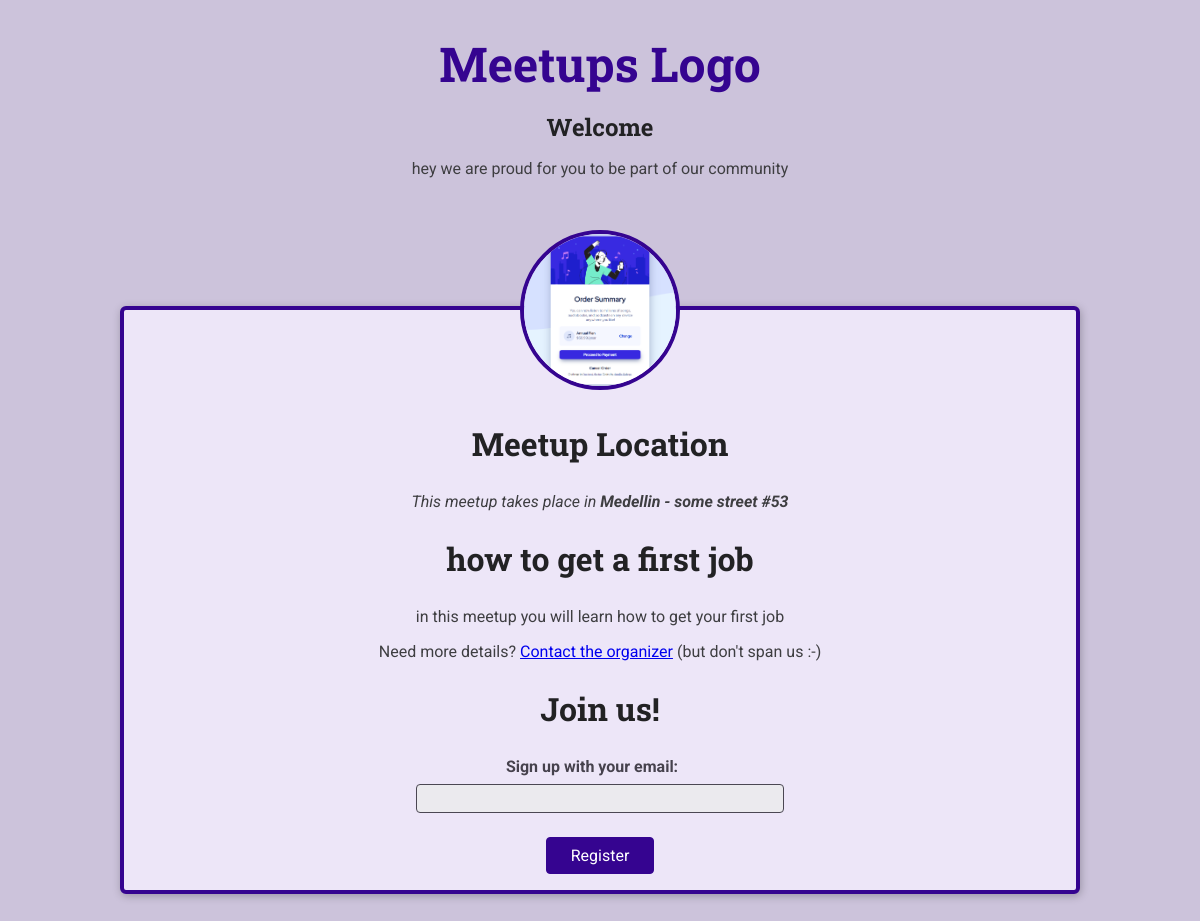
Screenshot of /meetup/how-to-get-a-first-job/ with the database file from the repository.
### meetups/models.py (models this page shows, shortened)
class Meetup(models.Model):
    title = models.CharField(max_length=255)
    organizer_email = models.EmailField(max_length=255)
    date = models.DateField(null=True)
    slug = models.SlugField(unique=True)
    description = models.TextField()
    img = models.ImageField(upload_to='images')
    location = models.ForeignKey(Locations, on_delete=models.CASCADE)
    participants = models.ManyToManyField(Participant, blank=True)

class Locations(models.Model):
    name = models.CharField(max_length = 200)
    address = models.CharField(max_length = 300)
    def __str__(self):
        return f'{self.name} - {self.address}'

### meetups/views.py (the view, shortened to what this page needs)
# urls.py: path('meetup/<slug:meetup_slug>/', views.more_details, name='meetup-detail'),
def more_details(request, meetup_slug):
    try:
        meetups_info = Meetup.objects.get(slug = meetup_slug)
        if request.method == 'GET':
            registration_form = RegistrationForm()
            return render(request, 'meetups/more_details.html', {
                'meetups_info': meetups_info,
                'form': registration_form
                })
        return render(request, 'meetups/more_details.html', {
            'meetups_info': meetups_info,
            'form': registration_form
            })
    except Exception as e:
        print(e)

### meetups/forms.py
class RegistrationForm(forms.Form):
    email = forms.EmailField(label='Sign up with your email')

### meetups/templates/meetups/more_details.html (shortened to what this page needs)
{% extends 'meetups/bases/base.html' %}
{% load static %}
{% block css_link %}<link rel="stylesheet" href="{% static 'meetups/styles/meetup-detail.css' %}">{% endblock %}
{% block main_title %}Welcome {% endblock %}
{% block description %}hey we are proud for you to be part of our community{% endblock %}
{% block main_body %}
    <article>
        <img id='main-image' src="{{ meetups_info.img.url }}" alt="{{ meetups_info.title }}">
        <section>
            <h2>Meetup Location</h2>
            <address>This meetup takes place in <span>{{ meetups_info.location }}</span> {{ meetups_info.address }}</address>
        </section>
        <section class="details">
            <h2>{{ meetups_info.title }}</h2>
            <p>{{ meetups_info.description }}</p>
            <footer>
                <p>Need more details? <a href="mailto:{{ meetups_info.organizer_email }}">Contact the organizer</a> (but don't span us :-)</p>
            </footer>
        </section>
        <section id='registration'>
            <h2>Join us!</h2>
            <form action="{% url 'meetup-detail' meetups_info.slug %}" method="post">
                <ul>
                    {{ form.as_ul }}
                </ul>
                <div id='registration-actions'>
                    <button type="submit">Register</button>
                </div>
            </form>
        </section>
    </article>
{% endblock %}

### meetups/static/meetups/styles/base.css (style rules this page uses)
* { box-sizing: border-box; }
body { font-family: 'Roboto', sans-serif; margin: 0; background-color: #ccc3db; color: #3e3e41; }
h1, h2, h3 { font-family: 'Roboto Slab', sans-serif; color: #222224; }
button, .btn { cursor: pointer; font: inherit; padding: 0.5rem 1.5rem; background-color: #350490; border: 1px solid #350490; color: white; border-radius: 4px; text-decoration: none; }

### rows the page displays
Meetup: img (picture), location "Medellin - some street #53", title "how to get a first job", description "in this meetup you will learn how to get your first job"
